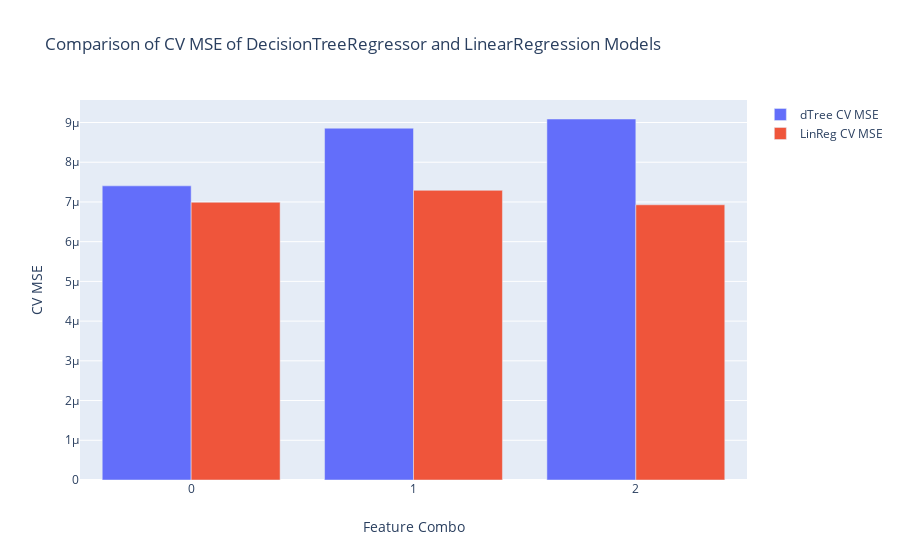

Notebook code for this chart:
### Markdown cell above
It appears the features `dem_to_rep_ratio` and `First Confirmed Case UTC` both have strong correlations magnitude-wise and could be good potential indicators for `Max_Percent_Confirmed`. The other features have lower correlations directly with `Max_Percent_Confirmed` but have a high correlation with one of the stronger correlation features like `First Confirmed Case UTC`.

### Code cell
#Function that takes in 2 dictionaries of losses --> loss1, loss2 and names to label plot
def compareModels(loss1, name1, loss2, name2):
    names = list(loss1.keys())
    fig = go.Figure([
        go.Bar(x = names, y = list(loss1.values()), name=name1), 
        go.Bar(x = names, y = list(loss2.values()), name=name2)])
    return fig

fig = compareModels(tree_losses, "dTree CV MSE", lin_losses, "LinReg CV MSE")
fig.update_layout(
    title="Comparison of CV MSE of DecisionTreeRegressor and LinearRegression Models",
    xaxis_title="Feature Combo",
    yaxis_title="CV MSE")
fig.show()

### Figure 1 — Plotly figure (JSON) as saved in the notebook; plotly's stock layout.template omitted (floating-point values rounded to 4 significant figures)
{"data": [{"name": "dTree CV MSE", "type": "bar", "x": [0, 1, 2], "y": [7.405e-06, 8.857e-06, 9.088e-06]}, {"name": "LinReg CV MSE", "type": "bar", "x": [0, 1, 2], "y": [6.992e-06, 7.293e-06, 6.928e-06]}], "layout": {"title": {"text": "Comparison of CV MSE of DecisionTreeRegressor and LinearRegression Models"}, "xaxis": {"title": {"text": "Feature Combo"}}, "yaxis": {"title": {"text": "CV MSE"}}}}
